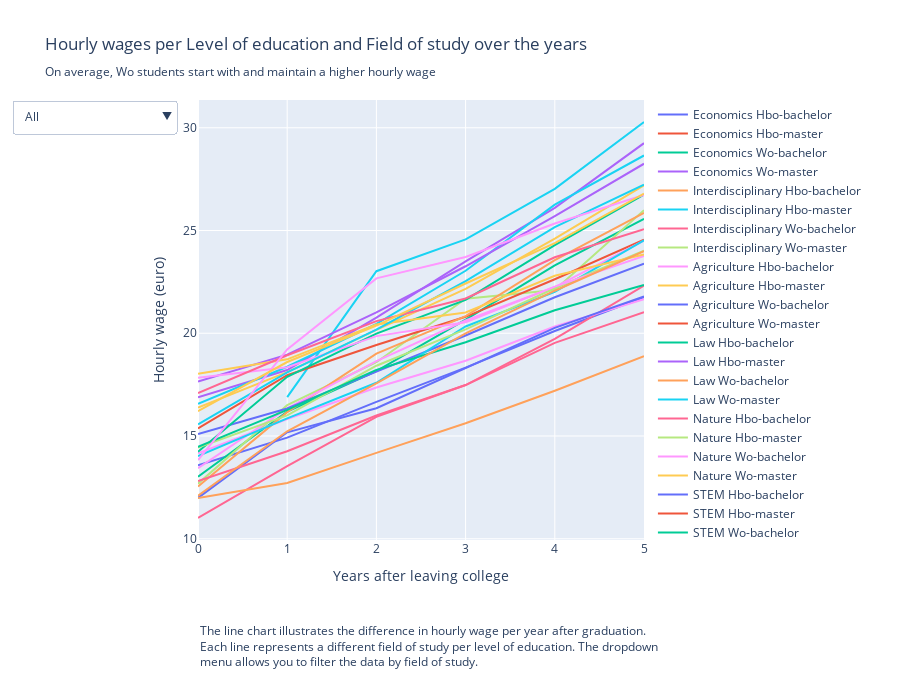

Here is the notebook cell this chart was saved with:
### Code cell
dropdown_buttons = list([
    dict(label="All",
         method="update",
         args=[{"visible": [True] * 40},
               {"title": "Hourly wages per Level of education and Field of study over the years<br><sub>In the majority of fields of study a Wo student would start and maintain a higher hourly wage</sub>"}]),
    dict(label="Economics",
         method="update",
         args=[{"visible": [True] * 4 + [False] * 36},
               {"title": "Hourly wages of Economics studies<br><sub>In the majority of fields of study a Wo student would start and maintain a higher hourly wage</sub>"}]),
    dict(label="Interdisciplinary",
         method="update",
         args=[{"visible": [False] * 4 + [True] * 4 + [False] * 32},
               {"title": "Hourly wages of Interdisciplinary studies<br><sub>In the majority of fields of study a Wo student would start and maintain a higher hourly wage</sub>"}]),
    dict(label="Agriculture",
         method="update",
         args=[{"visible": [False] * 8 + [True] * 4 + [False] * 28},
               {"title": "Hourly wages of Agriculture studies<br><sub>In the majority of fields of study a Wo student would start and maintain a higher hourly wage</sub>"}]),
    dict(label="Law",
         method="update",
         args=[{"visible": [False] * 12 + [True] * 4 + [False] * 24},
               {"title": "Hourly wages of Law studies<br><sub>In the majority of fields of study a Wo student would start and maintain a higher hourly wage</sub>"}]),
    dict(label="Nature",
         method="update",
         args=[{"visible": [False] * 16 + [True] * 4 + [False] * 20},
               {"title": "Hourly wages of Nature studies<br><sub>In the majority of fields of study a Wo student would start and maintain a higher hourly wage</sub>"}]),
    dict(label="STEM",
         method="update",
         args=[{"visible": [False] * 20 + [True] * 4 + [False] * 16},
               {"title": "Hourly wages of STEM studies<br><sub>In the majority of fields of study a Wo student would start and maintain a higher hourly wage</sub>"}]),
    dict(label="Language and culture",
         method="update",
         args=[{"visible": [False] * 24 + [True] * 4 + [False] * 12},
               {"title": "Hourly wages of Language & culture studies<br><sub>In the majority of fields of study a Wo student would start and maintain a higher hourly wage</sub>"}]),
    dict(label="Education",
         method="update",
         args=[{"visible": [False] * 28 + [True] * 4 + [False] * 8},
               {"title": "Hourly wages of Education studies<br><sub>In the majority of fields of study a Wo student would start and maintain a higher hourly wage</sub>"}]),
    dict(label="Behaviour and society",
         method="update",
         args=[{"visible": [False] * 32 + [True] * 4 + [False] * 4},
               {"title": "Hourly wages of Behaviour & society studies<br><sub>In the majority of fields of study a Wo student would start and maintain a higher hourly wage</sub>"}]),
    dict(label="Healthcare",
         method="update",
         args=[{"visible": [False] * 36 + [True] * 4},
               {"title": "Hourly wages of Healthcare studies<br><sub>In the majority of fields of study a Wo student would start and maintain a higher hourly wage</sub>"}]),
])

fig = go.Figure()

df_uurloon['Studierichting_mapped'] = df_uurloon['Studierichting'].map(label_mapping)

for studierichting in studierichtingen:
    df_selected_hbo_bach = df_uurloon[df_uurloon['Studierichting_mapped'] == studierichting].loc[df_uurloon['Uitstromers ho met en zonder diploma'] == 'Hbo-bachelor']
    df_selected_hbo_master = df_uurloon[df_uurloon['Studierichting_mapped'] == studierichting].loc[df_uurloon['Uitstromers ho met en zonder diploma'] == 'Hbo-master']
    df_selected_wo_bach = df_uurloon[df_uurloon['Studierichting_mapped'] == studierichting].loc[df_uurloon['Uitstromers ho met en zonder diploma'] == 'Wo-bachelor']
    df_selected_wo_master = df_uurloon[df_uurloon['Studierichting_mapped'] == studierichting].loc[df_uurloon['Uitstromers ho met en zonder diploma'] == 'Wo-master']
    fig.add_trace(
        go.Scatter(
            mode = 'lines',
            x = [0,1,2,3,4,5],
            y = df_selected_hbo_bach['Uurloon werknemers na verlaten ho (euro)'],
            name = studierichting + ' Hbo-bachelor'
        )
    )
    fig.add_trace(
        go.Scatter(
            mode = 'lines',
            x = [0,1,2,3,4,5],
            y = df_selected_hbo_master['Uurloon werknemers na verlaten ho (euro)'],
            name = studierichting + ' Hbo-master'
        )
    )
    fig.add_trace(
        go.Scatter(
            mode = 'lines',
            x = [0,1,2,3,4,5],
            y = df_selected_wo_bach['Uurloon werknemers na verlaten ho (euro)'],
            name = studierichting + ' Wo-bachelor'
        )
    )
    fig.add_trace(
        go.Scatter(
            mode = 'lines',
            x = [0,1,2,3,4,5],
            y = df_selected_wo_master['Uurloon werknemers na verlaten ho (euro)'],
            name = studierichting + ' Wo-master'
        )
    )

fig.update_layout(
    updatemenus=[{
        'buttons': dropdown_buttons,
        'direction': 'down',
        'showactive': True,
    }],
    title_text = 'Hourly wages per Level of education and Field of study over the years<br><sub>On average, Wo students start with and maintain a higher hourly wage</sub>',
    annotations=[
        go.layout.Annotation(
            text="The line chart illustrates the difference in hourly wage per year after graduation. <br>Each line represents a different field of study per level of education. The dropdown<br>menu allows you to filter the data by field of study.",
            xref="paper", yref="paper",
            x=0, y=-0.3,
            showarrow=False,
            font=dict(size=12),
            xanchor='left',
            yanchor='bottom',
            align = 'left'
        )
    ],
    margin=dict(
        b = 160
    ),
    height = 700,
    xaxis_title = 'Years after leaving college',
    yaxis_title = 'Hourly wage (euro)',
    yaxis = dict(type = 'linear')
)

fig.show()

### Figure 1 — Plotly figure (JSON) as saved in the notebook; plotly's stock layout.template omitted (floating-point values rounded to 4 significant figures)
{"data": [{"mode": "lines", "name": "Economics Hbo-bachelor", "type": "scatter", "x": [0, 1, 2, 3, 4, 5], "y": ["   13.57", "   14.92", "   16.66", "   18.33", "   20.11", "   21.75"]}, {"mode": "lines", "name": "Economics Hbo-master", "type": "scatter", "x": [0, 1, 2, 3, 4, 5], "y": ["       .", "       .", "       .", "       .", "       .", "       ."]}, {"mode": "lines", "name": "Economics Wo-bachelor", "type": "scatter", "x": [0, 1, 2, 3, 4, 5], "y": ["   13.02", "   16.19", "   18.16", "   20.66", "   23.30", "   25.57"]}, {"mode": "lines", "name": "Economics Wo-master", "type": "scatter", "x": [0, 1, 2, 3, 4, 5], "y": ["   16.88", "   18.21", "   20.76", "   23.50", "   26.10", "   29.25"]}, {"mode": "lines", "name": "Interdisciplinary Hbo-bachelor", "type": "scatter", "x": [0, 1, 2, 3, 4, 5], "y": ["       .", "       .", "       .", "       .", "       .", "       ."]}, {"mode": "lines", "name": "Interdisciplinary Hbo-master", "type": "scatter", "x": [0, 1, 2, 3, 4, 5], "y": ["       .", "   16.89", "   23.02", "   24.57", "   27.03", "   30.28"]}, {"mode": "lines", "name": "Interdisciplinary Wo-bachelor", "type": "scatter", "x": [0, 1, 2, 3, 4, 5], "y": ["   11.01", "   13.53", "   15.93", "   17.48", "   19.73", "   22.32"]}, {"mode": "lines", "name": "Interdisciplinary Wo-master", "type": "scatter", "x": [0, 1, 2, 3, 4, 5], "y": ["   12.68", "   16.50", "   18.59", "   21.68", "   22.10", "   25.99"]}, {"mode": "lines", "name": "Agriculture Hbo-bachelor", "type": "scatter", "x": [0, 1, 2, 3, 4, 5], "y": ["   14.16", "   15.83", "   17.36", "   18.66", "   20.33", "   21.66"]}, {"mode": "lines", "name": "Agriculture Hbo-master", "type": "scatter", "x": [0, 1, 2, 3, 4, 5], "y": ["       .", "       .", "       .", "       .", "       .", "       ."]}, {"mode": "lines", "name": "Agriculture Wo-bachelor", "type": "scatter", "x": [0, 1, 2, 3, 4, 5], "y": ["   11.99", "   15.18", "   16.35", "   18.30", "   20.26", "   21.79"]}, {"mode": "lines", "name": "Agriculture Wo-master", "type": "scatter", "x": [0, 1, 2, 3, 4, 5], "y": ["   15.37", "   17.96", "   19.43", "   20.80", "   22.63", "   24.55"]}, {"mode": "lines", "name": "Law Hbo-bachelor", "type": "scatter", "x": [0, 1, 2, 3, 4, 5], "y": ["       .", "       .", "       .", "       .", "       .", "       ."]}, {"mode": "lines", "name": "Law Hbo-master", "type": "scatter", "x": [0, 1, 2, 3, 4, 5], "y": ["       .", "       .", "       .", "       .", "       .", "       ."]}, {"mode": "lines", "name": "Law Wo-bachelor", "type": "scatter", "x": [0, 1, 2, 3, 4, 5], "y": ["   12.54", "   16.16", "   19.01", "   20.83", "   23.56", "   25.86"]}, {"mode": "lines", "name": "Law Wo-master", "type": "scatter", "x": [0, 1, 2, 3, 4, 5], "y": ["   16.57", "   18.37", "   20.46", "   23.04", "   26.26", "   28.65"]}, {"mode": "lines", "name": "Nature Hbo-bachelor", "type": "scatter", "x": [0, 1, 2, 3, 4, 5], "y": ["       .", "       .", "       .", "       .", "       .", "       ."]}, {"mode": "lines", "name": "Nature Hbo-master", "type": "scatter", "x": [0, 1, 2, 3, 4, 5], "y": ["       .", "       .", "       .", "       .", "       .", "       ."]}, {"mode": "lines", "name": "Nature Wo-bachelor", "type": "scatter", "x": [0, 1, 2, 3, 4, 5], "y": ["   13.43", "   16.34", "   18.64", "   20.62", "   22.25", "   24.51"]}, {"mode": "lines", "name": "Nature Wo-master", "type": "scatter", "x": [0, 1, 2, 3, 4, 5], "y": ["   16.38", "   18.11", "   20.16", "   22.16", "   24.60", "   27.20"]}, {"mode": "lines", "name": "STEM Hbo-bachelor", "type": "scatter", "x": [0, 1, 2, 3, 4, 5], "y": ["   15.10", "   16.34", "   18.13", "   19.89", "   21.75", "   23.39"]}, {"mode": "lines", "name": "STEM Hbo-master", "type": "scatter", "x": [0, 1, 2, 3, 4, 5], "y": ["       .", "       .", "       .", "       .", "       .", "       ."]}, {"mode": "lines", "name": "STEM Wo-bachelor", "type": "scatter", "x": [0, 1, 2, 3, 4, 5], "y": ["   14.23", "   17.88", "   19.98", "   21.62", "   24.29", "   26.75"]}, {"mode": "lines", "name": "STEM Wo-master", "type": "scatter", "x": [0, 1, 2, 3, 4, 5], "y": ["   17.65", "   18.96", "   21.02", "   23.26", "   25.70", "   28.25"]}, {"mode": "lines", "name": "Language & culture Hbo-bachelor", "type": "scatter", "x": [0, 1, 2, 3, 4, 5], "y": ["   11.98", "   12.71", "   14.18", "   15.62", "   17.20", "   18.88"]}, {"mode": "lines", "name": "Language & culture Hbo-master", "type": "scatter", "x": [0, 1, 2, 3, 4, 5], "y": ["   14.02", "   15.86", "   17.59", "   20.33", "   22.01", "   24.52"]}, {"mode": "lines", "name": "Language & culture Wo-bachelor", "type": "scatter", "x": [0, 1, 2, 3, 4, 5], "y": ["   12.81", "   14.26", "   16.00", "   17.48", "   19.53", "   21.03"]}, {"mode": "lines", "name": "Language & culture Wo-master", "type": "scatter", "x": [0, 1, 2, 3, 4, 5], "y": ["   14.44", "   16.00", "   18.42", "   20.19", "   22.19", "   24.02"]}, {"mode": "lines", "name": "Education Hbo-bachelor", "type": "scatter", "x": [0, 1, 2, 3, 4, 5], "y": ["   17.83", "   18.35", "   19.86", "   20.54", "   22.27", "   23.76"]}, {"mode": "lines", "name": "Education Hbo-master", "type": "scatter", "x": [0, 1, 2, 3, 4, 5], "y": ["   18.03", "   18.73", "   20.43", "   21.01", "   22.80", "   23.83"]}, {"mode": "lines", "name": "Education Wo-bachelor", "type": "scatter", "x": [0, 1, 2, 3, 4, 5], "y": ["       .", "       .", "       .", "       .", "       .", "       ."]}, {"mode": "lines", "name": "Education Wo-master", "type": "scatter", "x": [0, 1, 2, 3, 4, 5], "y": ["       .", "       .", "       .", "       .", "       .", "       ."]}, {"mode": "lines", "name": "Behaviour & society Hbo-bachelor", "type": "scatter", "x": [0, 1, 2, 3, 4, 5], "y": ["   14.47", "   16.27", "   18.22", "   19.56", "   21.12", "   22.35"]}, {"mode": "lines", "name": "Behaviour & society Hbo-master", "type": "scatter", "x": [0, 1, 2, 3, 4, 5], "y": ["       .", "       .", "       .", "       .", "       .", "       ."]}, {"mode": "lines", "name": "Behaviour & society Wo-bachelor", "type": "scatter", "x": [0, 1, 2, 3, 4, 5], "y": ["   12.09", "   15.23", "   17.56", "   19.99", "   22.07", "   23.99"]}, {"mode": "lines", "name": "Behaviour & society Wo-master", "type": "scatter", "x": [0, 1, 2, 3, 4, 5], "y": ["   15.57", "   18.10", "   20.18", "   22.54", "   25.16", "   27.23"]}, {"mode": "lines", "name": "Healthcare Hbo-bachelor", "type": "scatter", "x": [0, 1, 2, 3, 4, 5], "y": ["   17.09", "   18.93", "   20.59", "   21.69", "   23.70", "   25.06"]}, {"mode": "lines", "name": "Healthcare Hbo-master", "type": "scatter", "x": [0, 1, 2, 3, 4, 5], "y": ["       .", "       .", "       .", "       .", "       .", "       ."]}, {"mode": "lines", "name": "Healthcare Wo-bachelor", "type": "scatter", "x": [0, 1, 2, 3, 4, 5], "y": ["   13.83", "   19.21", "   22.67", "   23.71", "   25.34", "   26.73"]}, {"mode": "lines", "name": "Healthcare Wo-master", "type": "scatter", "x": [0, 1, 2, 3, 4, 5], "y": ["   16.21", "   18.60", "   20.37", "   22.42", "   24.39", "   26.79"]}], "layout": {"annotations": [{"align": "left", "font": {"size": 12}, "showarrow": false, "text": "The line chart illustrates the difference in hourly wage per year after graduation. <br>Each line represents a different field of study per level of education. The dropdown<br>menu allows you to filter the data by field of study.", "x": 0, "xanchor": "left", "xref": "paper", "y": -0.3, "yanchor": "bottom", "yref": "paper"}], "height": 700, "margin": {"b": 160}, "title": {"text": "Hourly wages per Level of education and Field of study over the years<br><sub>On average, Wo students start with and maintain a higher hourly wage</sub>"}, "updatemenus": [{"buttons": [{"args": [{"visible": [true, true, true, true, true, true, true, true, true, true, true, true, true, true, true, true, true, true, true, true, true, true, true, true, true, true, true, true, true, true, true, true, true, true, true, true, true, true, true, true]}, {"title": "Hourly wages per Level of education and Field of study over the years<br><sub>In the majority of fields of study a Wo student would start and maintain a higher hourly wage</sub>"}], "label": "All", "method": "update"}, {"args": [{"visible": [true, true, true, true, false, false, false, false, false, false, false, false, false, false, false, false, false, false, false, false, false, false, false, false, false, false, false, false, false, false, false, false, false, false, false, false, false, false, false, false]}, {"title": "Hourly wages of Economics studies<br><sub>In the majority of fields of study a Wo student would start and maintain a higher hourly wage</sub>"}], "label": "Economics", "method": "update"}, {"args": [{"visible": [false, false, false, false, true, true, true, true, false, false, false, false, false, false, false, false, false, false, false, false, false, false, false, false, false, false, false, false, false, false, false, false, false, false, false, false, false, false, false, false]}, {"title": "Hourly wages of Interdisciplinary studies<br><sub>In the majority of fields of study a Wo student would start and maintain a higher hourly wage</sub>"}], "label": "Interdisciplinary", "method": "update"}, {"args": [{"visible": [false, false, false, false, false, false, false, false, true, true, true, true, false, false, false, false, false, false, false, false, false, false, false, false, false, false, false, false, false, false, false, false, false, false, false, false, false, false, false, false]}, {"title": "Hourly wages of Agriculture studies<br><sub>In the majority of fields of study a Wo student would start and maintain a higher hourly wage</sub>"}], "label": "Agriculture", "method": "update"}, {"args": [{"visible": [false, false, false, false, false, false, false, false, false, false, false, false, true, true, true, true, false, false, false, false, false, false, false, false, false, false, false, false, false, false, false, false, false, false, false, false, false, false, false, false]}, {"title": "Hourly wages of Law studies<br><sub>In the majority of fields of study a Wo student would start and maintain a higher hourly wage</sub>"}], "label": "Law", "method": "update"}, {"args": [{"visible": [false, false, false, false, false, false, false, false, false, false, false, false, false, false, false, false, true, true, true, true, false, false, false, false, false, false, false, false, false, false, false, false, false, false, false, false, false, false, false, false]}, {"title": "Hourly wages of Nature studies<br><sub>In the majority of fields of study a Wo student would start and maintain a higher hourly wage</sub>"}], "label": "Nature", "method": "update"}, {"args": [{"visible": [false, false, false, false, false, false, false, false, false, false, false, false, false, false, false, false, false, false, false, false, true, true, true, true, false, false, false, false, false, false, false, false, false, false, false, false, false, false, false, false]}, {"title": "Hourly wages of STEM studies<br><sub>In the majority of fields of study a Wo student would start and maintain a higher hourly wage</sub>"}], "label": "STEM", "method": "update"}, {"args": [{"visible": [false, false, false, false, false, false, false, false, false, false, false, false, false, false, false, false, false, false, false, false, false, false, false, false, true, true, true, true, false, false, false, false, false, false, false, false, false, false, false, false]}, {"title": "Hourly wages of Language & culture studies<br><sub>In the majority of fields of study a Wo student would start and maintain a higher hourly wage</sub>"}], "label": "Language and culture", "method": "update"}, {"args": [{"visible": [false, false, false, false, false, false, false, false, false, false, false, false, false, false, false, false, false, false, false, false, false, false, false, false, false, false, false, false, true, true, true, true, false, false, false, false, false, false, false, false]}, {"title": "Hourly wages of Education studies<br><sub>In the majority of fields of study a Wo student would start and maintain a higher hourly wage</sub>"}], "label": "Education", "method": "update"}, {"args": [{"visible": [false, false, false, false, false, false, false, false, false, false, false, false, false, false, false, false, false, false, false, false, false, false, false, false, false, false, false, false, false, false, false, false, true, true, true, true, false, false, false, false]}, {"title": "Hourly wages of Behaviour & society studies<br><sub>In the majority of fields of study a Wo student would start and maintain a higher hourly wage</sub>"}], "label": "Behaviour and society", "method": "update"}, {"args": [{"visible": [false, false, false, false, false, false, false, false, false, false, false, false, false, false, false, false, false, false, false, false, false, false, false, false, false, false, false, false, false, false, false, false, false, false, false, false, true, true, true, true]}, {"title": "Hourly wages of Healthcare studies<br><sub>In the majority of fields of study a Wo student would start and maintain a higher hourly wage</sub>"}], "label": "Healthcare", "method": "update"}], "direction": "down", "showactive": true}], "xaxis": {"title": {"text": "Years after leaving college"}}, "yaxis": {"title": {"text": "Hourly wage (euro)"}, "type": "linear"}}}
